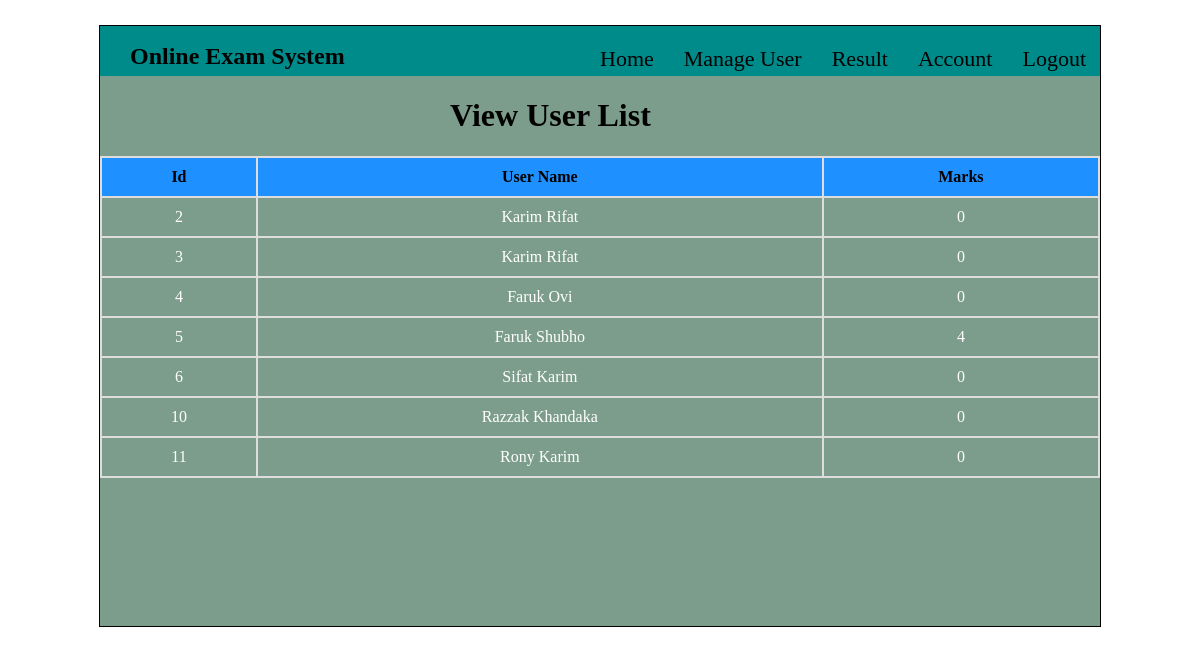
Screenshot of /app/view/Result.php (signed in) with the database file from the repository.
### tables this page shows
CREATE TABLE `result` (
  `Id` int(11) NOT NULL,
  `User_Name` varchar(15) NOT NULL,
  `Marks` int(11) NOT NULL
);

### app/view/Result.php (the view, shortened to what this page needs)
<html>
	<head>
		<link href="css/Manage_User.css" rel="stylesheet" type="text/css" />
	</head>
	<body>
		<form action="<?= htmlspecialchars($_SERVER['PHP_SELF']); ?>" method="POST">
			<div class="main">
				<div class="header">
					<div class="headertext">
						<h2>Online Exam System</h2>
					</div>
					<div class="menu">
						<ul>
							<li><a href="Home.php">Home</a></li>
							<li><a href="Manage_User.php">Manage User</a></li>
							<li><a href="Result.php">Result</a></li>
							<li><a href="Account.php">Account</a></li>
							<li><a href="Logout.php">Logout</a></li>
						</ul>
					</div>
				</div>
				<div class="right">
					<div class="text">
						<h1>View User List</h1>
					</div>
					<?php
						$con=mysqli_connect("localhost","root","","online_exam_system");
						$result = mysqli_query($con,"SELECT * FROM result");
						echo "<table border='1' width='100%' >
						<tr allign='center'>
							<th>Id</th>
							<th>User Name</th>
							<th>Marks</th>
						</tr>";
						while($row = mysqli_fetch_array($result))
						{
							echo "<tr>";
							echo "<td>" . $row['Id'] . "</td>";
							echo "<td>" . $row['User_Name'] . "</td>";
							echo "<td>" . $row['Marks'] . "</td>";
							echo "</tr>";
						}
						echo "</table>";
					?>
				</div>
			</div>
		</form>
	</body>
</html>

### css/Manage_User.css (style rules this page uses)
.main { width: 1000px; height: 600px; border: 1px solid; margin: 25px auto; background-color:#7C9D8C; }
.header { height:50px; background-color: darkcyan; width:1000px; overflow: hidden; }
.headertext { float: left; margin-left: 30px; width: 300px; }
.header h2 { font-family:italic; margin-top: 17px; }
.menu { float: right; width: 670px; }
.header ul { list-style: none; margin-left: 100px; margin-top: 20px }
.header ul li { float: left; margin-left: 30px; font-size: 22px; }
.header ul li a { text-decoration: none; color:black; }
.right h1 { margin-left: 350px; }
.right table { border-collapse: collapse; text-align: center; }
.right td { background-color: #7C9D8C; color: white; }
.right th,td { padding: 10px; border: 2px solid #ddd; background-color: dodgerblue; }

### rows the page displays
result: Id "2", User_Name "Karim Rifat", Marks "0"
result: Id "3", User_Name "Karim Rifat", Marks "0"
result: Id "4", User_Name "Faruk Ovi", Marks "0"
result: Id "5", User_Name "Faruk Shubho", Marks "4"
result: Id "6", User_Name "Sifat Karim", Marks "0"
result: Id "10", User_Name "Razzak Khandaka", Marks "0"
result: Id "11", User_Name "Rony Karim", Marks "0"
